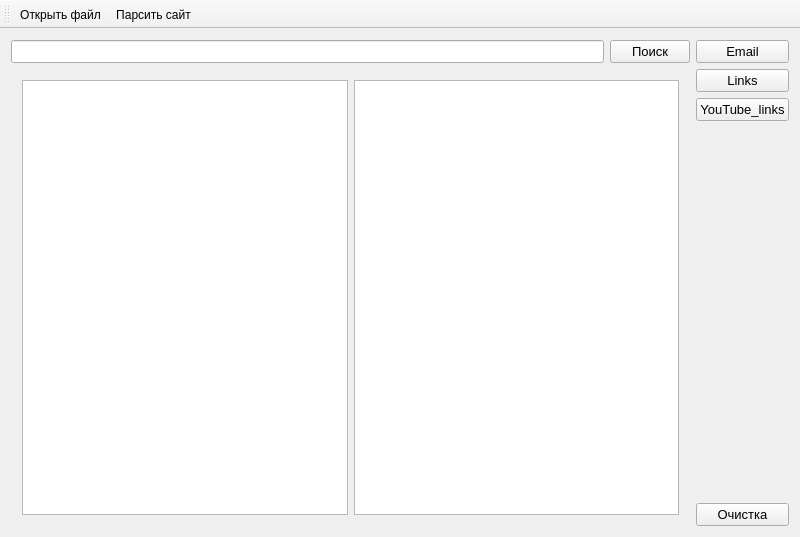
<?xml version="1.0" encoding="UTF-8"?>
<ui version="4.0">
 <class>MainWindow</class>
 <widget class="QMainWindow" name="MainWindow">
  <property name="geometry">
   <rect>
    <x>0</x>
    <y>0</y>
    <width>800</width>
    <height>537</height>
   </rect>
  </property>
  <property name="windowTitle">
   <string>MainWindow</string>
  </property>
  <widget class="QWidget" name="centralWidget">
   <layout class="QHBoxLayout" name="horizontalLayout_3">
    <item>
     <layout class="QVBoxLayout" name="verticalLayout_2">
      <item>
       <layout class="QHBoxLayout" name="horizontalLayout">
        <item>
         <widget class="QLineEdit" name="edtPattern">
          <property name="font">
           <font>
            <pointsize>10</pointsize>
           </font>
          </property>
         </widget>
        </item>
        <item>
         <widget class="QPushButton" name="btnSearch">
          <property name="font">
           <font>
            <pointsize>10</pointsize>
           </font>
          </property>
          <property name="text">
           <string>Поиск</string>
          </property>
         </widget>
        </item>
       </layout>
      </item>
      <item>
       <widget class="QSplitter" name="splitter">
        <property name="sizePolicy">
         <sizepolicy hsizetype="Expanding" vsizetype="Expanding">
          <horstretch>0</horstretch>
          <verstretch>0</verstretch>
         </sizepolicy>
        </property>
        <property name="orientation">
         <enum>Qt::Horizontal</enum>
        </property>
        <widget class="QWidget" name="layoutWidget">
         <layout class="QHBoxLayout" name="horizontalLayout_2">
          <item>
           <widget class="QTextEdit" name="edtText"/>
          </item>
          <item>
           <widget class="QListWidget" name="lstWindow">
            <property name="font">
             <font>
              <pointsize>10</pointsize>
             </font>
            </property>
           </widget>
          </item>
         </layout>
        </widget>
       </widget>
      </item>
     </layout>
    </item>
    <item>
     <layout class="QVBoxLayout" name="verticalLayout">
      <item>
       <widget class="QPushButton" name="btnEmail">
        <property name="font">
         <font>
          <pointsize>10</pointsize>
         </font>
        </property>
        <property name="text">
         <string>Email</string>
        </property>
       </widget>
      </item>
      <item>
       <widget class="QPushButton" name="btnLink">
        <property name="font">
         <font>
          <pointsize>10</pointsize>
         </font>
        </property>
        <property name="text">
         <string>Links</string>
        </property>
       </widget>
      </item>
      <item>
       <widget class="QPushButton" name="btnYouTube">
        <property name="font">
         <font>
          <pointsize>10</pointsize>
         </font>
        </property>
        <property name="text">
         <string>YouTube_links</string>
        </property>
       </widget>
      </item>
      <item>
       <spacer name="verticalSpacer">
        <property name="orientation">
         <enum>Qt::Vertical</enum>
        </property>
        <property name="sizeHint" stdset="0">
         <size>
          <width>20</width>
          <height>40</height>
         </size>
        </property>
       </spacer>
      </item>
      <item>
       <widget class="QPushButton" name="btnClear">
        <property name="font">
         <font>
          <pointsize>10</pointsize>
         </font>
        </property>
        <property name="text">
         <string>Очистка</string>
        </property>
       </widget>
      </item>
     </layout>
    </item>
   </layout>
  </widget>
  <widget class="QMenuBar" name="menuBar">
   <property name="geometry">
    <rect>
     <x>0</x>
     <y>0</y>
     <width>800</width>
     <height>21</height>
    </rect>
   </property>
  </widget>
  <widget class="QToolBar" name="mainToolBar">
   <attribute name="toolBarArea">
    <enum>TopToolBarArea</enum>
   </attribute>
   <attribute name="toolBarBreak">
    <bool>false</bool>
   </attribute>
   <addaction name="actionOpenFile"/>
   <addaction name="actionSiteParser"/>
  </widget>
  <action name="actionOpenFile">
   <property name="icon">
    <iconset resource="bin/res.qrc">
     <normaloff>:/images/open-folder.png</normaloff>:/images/open-folder.png</iconset>
   </property>
   <property name="text">
    <string>Открыть файл</string>
   </property>
   <property name="toolTip">
    <string>Открыть файл</string>
   </property>
  </action>
  <action name="actionSiteParser">
   <property name="icon">
    <iconset resource="bin/res.qrc">
     <normaloff>:/images/link.png</normaloff>:/images/link.png</iconset>
   </property>
   <property name="text">
    <string>Парсить сайт</string>
   </property>
   <property name="toolTip">
    <string>Парсить сайт</string>
   </property>
  </action>
 </widget>
 <layoutdefault spacing="6" margin="11"/>
 <resources>
  <include location="bin/res.qrc"/>
 </resources>
 <connections/>
</ui>
